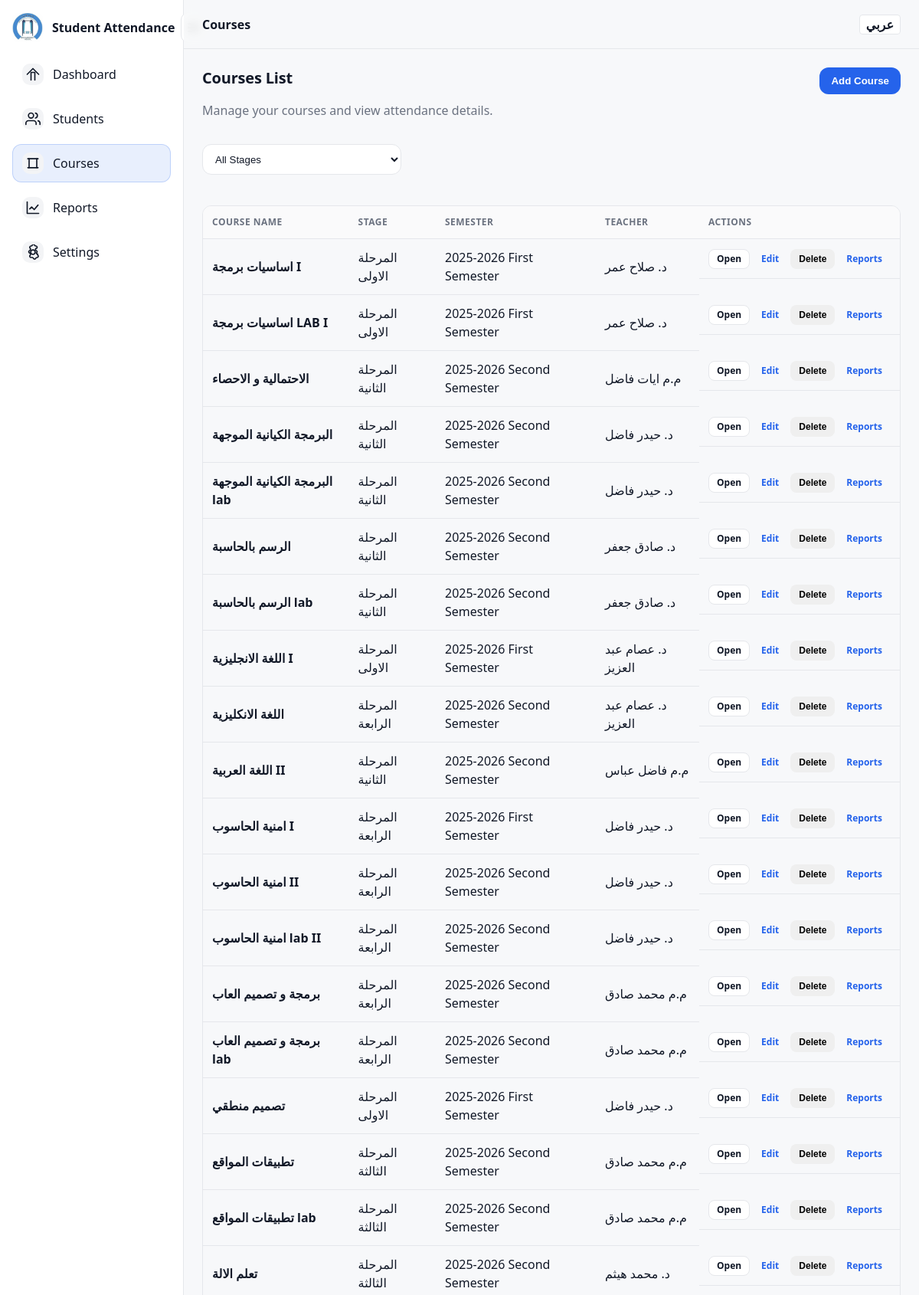
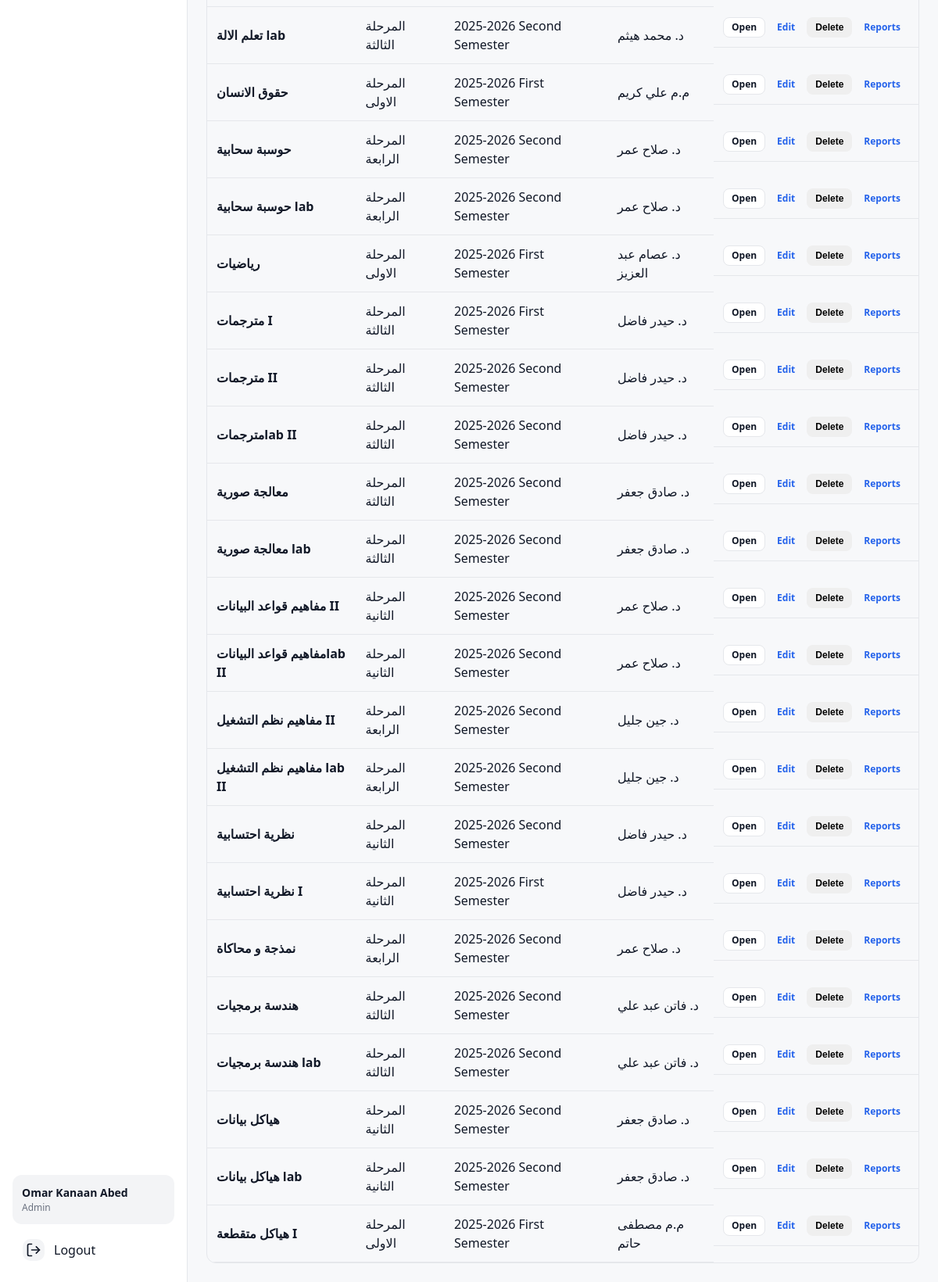
The page /courses (signed in) on the database its author committed (2 pictures, top to bottom).
### tables this page shows
CREATE TABLE courses (
            id INTEGER PRIMARY KEY AUTOINCREMENT,
            course_name TEXT NOT NULL,
            teacher_id INTEGER,
            stage_id INTEGER NOT NULL,
            semester_id INTEGER NOT NULL,
            FOREIGN KEY (teacher_id) REFERENCES users (id),
            FOREIGN KEY (stage_id) REFERENCES stages (id),
            FOREIGN KEY (semester_id) REFERENCES semesters (id)
        );

CREATE TABLE stages (
            id INTEGER PRIMARY KEY AUTOINCREMENT,
            name TEXT NOT NULL,
            department_id INTEGER NOT NULL,
            created_at TIMESTAMP DEFAULT CURRENT_TIMESTAMP,
            FOREIGN KEY (department_id) REFERENCES departments (id),
            UNIQUE(name, department_id)
        );

CREATE TABLE semesters (
            id INTEGER PRIMARY KEY AUTOINCREMENT,
            name TEXT UNIQUE NOT NULL, -- e.g. "2025-2026 First Semester"
            created_at TIMESTAMP DEFAULT CURRENT_TIMESTAMP
        );

CREATE TABLE users (
            id INTEGER PRIMARY KEY AUTOINCREMENT,
            username TEXT UNIQUE NOT NULL,
            password_hash TEXT NOT NULL,
            full_name TEXT NOT NULL,
            role TEXT NOT NULL CHECK(role IN ('admin', 'department_head', 'teacher')),
            department_id INTEGER,
            created_at TIMESTAMP DEFAULT CURRENT_TIMESTAMP,
            FOREIGN KEY (department_id) REFERENCES departments (id)
        );

### app.py (the view, shortened to what this page needs)
@app.route('/courses')
@login_required
def courses_list():
    conn = get_db_connection()
    user_role = session.get('role', 'teacher')
    user_id = session.get('user_id')
    user_dept_id = session.get('department_id')
    stage_filter = request.args.get('stage_id')
    params = []
    if user_role == 'teacher':
        query = """
            SELECT c.*, s.name as stage_name, sem.name as semester_name
            FROM courses c
            JOIN stages s ON c.stage_id = s.id
            JOIN semesters sem ON c.semester_id = sem.id
            JOIN stage_semesters ss ON (ss.stage_id = c.stage_id AND ss.semester_id = c.semester_id)
            WHERE c.teacher_id = ? AND ss.is_active = 1 AND s.department_id = ?
        """
        params.extend([user_id, user_dept_id])
        if stage_filter:
            query += " AND c.stage_id = ?"
            params.append(stage_filter)
        query += " ORDER BY c.course_name"
    else: # Admin
        query = """
            SELECT c.*, s.name as stage_name, sem.name as semester_name, u.full_name as teacher_name, d.name as dept_name
            FROM courses c
            JOIN stages s ON c.stage_id = s.id
            JOIN semesters sem ON c.semester_id = sem.id
            JOIN departments d ON s.department_id = d.id
            LEFT JOIN users u ON c.teacher_id = u.id
        """
        if stage_filter:
            query += " WHERE c.stage_id = ?"
            params.append(stage_filter)
        query += " ORDER BY c.course_name"
    courses = conn.execute(query, params).fetchall()
    if user_role == 'admin':
        all_stages = conn.execute('SELECT s.*, d.name as dept_name FROM stages s JOIN departments d ON s.department_id = d.id ORDER BY s.name').fetchall()
    else:
        all_stages = conn.execute('SELECT * FROM stages WHERE department_id = ? ORDER BY name', (user_dept_id,)).fetchall()
    semesters = conn.execute('SELECT * FROM semesters ORDER BY name').fetchall()
    teachers = []
    if user_role == 'admin':
        teachers = conn.execute("SELECT id, full_name FROM users WHERE role='teacher' ORDER BY full_name").fetchall()
    elif user_role == 'department_head':
        teachers = conn.execute("SELECT id, full_name FROM users WHERE role='teacher' AND department_id=? ORDER BY full_name", (user_dept_id,)).fetchall()
    conn.close()
    return render_template('courses.html',
                         courses=courses,
                         stages=all_stages,
                         semesters=semesters,
                         teachers=teachers,
                         current_stage=stage_filter)

### app.py (called while the page is built)
def get_locale():
    return session.get('lang', 'en')

@app.context_processor
def inject_lang():
    return dict(lang=session.get('lang', 'en'))

def get_db_connection():
    conn = sqlite3.connect('attendance.db')
    conn.row_factory = sqlite3.Row
    conn.execute('PRAGMA foreign_keys = ON')
    return conn

def login_required(f):
    from functools import wraps
    @wraps(f)
    def decorated_function(*args, **kwargs):
        if 'logged_in' not in session:
            return redirect(url_for('login'))
        return f(*args, **kwargs)
    return decorated_function

### templates/courses.html (shortened to what this page needs)
{% extends "base.html" %}
{% block page_title %}{{ _('Courses') }}{% endblock %}
{% block content %}
<div class="page">
    <div class="page-head">
        <div>
            <h2 class="h2">{{ _('Courses List') }}</h2>
            <p class="muted">{{ _('Manage your courses and view attendance details.') }}</p>
        </div>
        {% if session.role in ['admin', 'department_head'] %}
        <button class="btn btn-primary" onclick="toggleAddCourse()">{{ _('Add Course') }}</button>
        {% endif %}
    </div>
    <div class="actions" style="margin-bottom: 24px;">
        <form method="GET" action="{{ url_for('courses_list') }}" class="inline-form" id="filterForm">
            <select name="stage_id" class="input" onchange="this.form.submit()">
                <option value="">{{ _('All Stages') }}</option>
            </select>
        </form>
    </div>
    {% if courses %}
    <div class="table-wrap">
        <table class="table">
            <thead>
                <tr>
                    <th>{{ _('Course Name') }}</th>
                    <th>{{ _('Stage') }}</th>
                    <th>{{ _('Semester') }}</th>
                    {% if session.role != 'teacher' %}
                    <th>{{ _('Teacher') }}</th>
                    {% endif %}
                    <th>{{ _('Actions') }}</th>
                </tr>
            </thead>
            <tbody>
                {% for course in courses %}
                <tr>
                    <td><strong>{{ course.course_name }}</strong></td>
                    <td>{{ course.stage_name }}</td>
                    <td>{{ course.semester_name }}</td>
                    {% if session.role != 'teacher' %}
                    <td>{{ course.teacher_name or _('Not assigned') }}</td>
                    {% endif %}
                    <td class="actions-cell">
                        <a class="btn btn-secondary btn-sm" href="{{ url_for('course_detail', course_id=course.id) }}">{{ _('Open') }}</a>
                        {% if session.role in ['admin', 'department_head'] %}
                        <a class="btn btn-ghost btn-sm" href="{{ url_for('course_detail', course_id=course.id) }}">{{ _('Edit') }}</a>
                        <form method="POST" action="{{ url_for('delete_course', course_id=course.id) }}" style="display: inline;" onsubmit="return confirm('{{ _('Are you sure you want to delete this course? This will remove all sessions, attendance records, and enrollments.') }}');">
                            <button type="submit" class="btn btn-danger btn-sm">{{ _('Delete') }}</button>
                        </form>
                        {% endif %}
                        <a class="btn btn-ghost btn-sm" href="{{ url_for('reports', course_id=course.id) }}">{{ _('Reports') }}</a>
                    </td>
                </tr>
                {% endfor %}
            </tbody>
        </table>
    </div>
    {% else %}
    <div class="card empty">
        <div class="empty-title">{{ _('No courses found') }}</div>
        <div class="muted">{{ _('No courses match your filter or are assigned.') }}</div>
    </div>
    {% endif %}
</div>
{% endblock %}

### static/style.css (style rules this page uses)
* { box-sizing:border-box }
html,body { height:100% }
body { margin:0;font-family:system-ui,-apple-system,Segoe UI,Roboto,Arial,sans-serif;background:#F7F8FA;color:#111827;line-height:1.5 }
:root { --bg:#F7F8FA;--surface:#FFFFFF;--border:#E5E7EB;--text:#111827;--muted:#6B7280;--primary:#2563EB;--primaryHover:#1D4ED8;--green:#16A34A;--red:#DC2626;--amber:#F59E0B;--shadow:0 1px 2px rgba(0,0,0,.06) }
a { color:var(--primary);text-decoration:none }
.page { display:flex;flex-direction:column;gap:16px }
.page-head { display:flex;align-items:flex-start;justify-content:space-between;gap:16px;flex-wrap:wrap }
.actions { display:flex;gap:8px;flex-wrap:wrap }
.h2 { margin:0;font-size:20px;line-height:28px;font-weight:800;letter-spacing:-.01em }
.muted { color:var(--muted) }
.btn { display:inline-flex;align-items:center;justify-content:center;gap:8px;padding:10px 14px;border-radius:12px;border:1px solid transparent;font-weight:700;cursor:pointer;transition:background 300ms ease,border-color 300ms ease,transform 300ms ease,color 300ms ease;line-height:1 }
.btn-primary { background:var(--primary);color:#fff }
.btn-secondary { background:var(--surface);border-color:var(--border);color:var(--text) }
.btn-ghost { background:transparent;border-color:transparent;color:var(--primary) }
.input,.select { width:100%;height:40px;border-radius:12px;border:1px solid var(--border);padding:0 12px;background:var(--surface);color:var(--text);transition:border-color 300ms ease,box-shadow 300ms ease }
.inline-form { display:flex;gap:8px;align-items:flex-end;flex-wrap:wrap }
.inline-form .input { width:260px }
.table-wrap { overflow:auto;border-radius:12px;border:1px solid var(--border) }
table { width:100%;border-collapse:separate;border-spacing:0 }
th,td { padding:12px 12px;border-bottom:1px solid var(--border);text-align:left;vertical-align:middle }
th { font-size:12px;text-transform:uppercase;letter-spacing:.04em;color:var(--muted);background:#FAFAFB }
.actions-cell { display:flex;gap:4px;align-items:center;justify-content:flex-end }
.btn-sm { padding:6px 10px;font-size:12px;border-radius:8px }

### rows shown on the page
courses: course_name "اساسيات برمجة I", stage_name "المرحلة الاولى", semester_name "2025-2026 First Semester", full_name "د. صلاح عمر"
courses: course_name "اساسيات برمجة LAB I", stage_name "المرحلة الاولى", semester_name "2025-2026 First Semester", full_name "د. صلاح عمر"
courses: course_name "الاحتمالية و الاحصاء", stage_name "المرحلة الثانية", semester_name "2025-2026 Second Semester", full_name "م.م ايات فاضل"
courses: course_name "البرمجة الكيانية الموجهة", stage_name "المرحلة الثانية", semester_name "2025-2026 Second Semester", full_name "د. حيدر فاضل"
courses: course_name "البرمجة الكيانية الموجهة lab", stage_name "المرحلة الثانية", semester_name "2025-2026 Second Semester", full_name "د. حيدر فاضل"
courses: course_name "الرسم بالحاسبة", stage_name "المرحلة الثانية", semester_name "2025-2026 Second Semester", full_name "د. صادق جعفر"
courses: course_name "الرسم بالحاسبة lab", stage_name "المرحلة الثانية", semester_name "2025-2026 Second Semester", full_name "د. صادق جعفر"
courses: course_name "اللغة الانجليزية I", stage_name "المرحلة الاولى", semester_name "2025-2026 First Semester", full_name "د. عصام عبد العزيز"
courses: course_name "اللغة الانكليزية", stage_name "المرحلة الرابعة", semester_name "2025-2026 Second Semester", full_name "د. عصام عبد العزيز"
courses: course_name "اللغة العربية II", stage_name "المرحلة الثانية", semester_name "2025-2026 Second Semester", full_name "م.م فاضل عباس"
courses: course_name "امنية الحاسوب I", stage_name "المرحلة الرابعة", semester_name "2025-2026 First Semester", full_name "د. حيدر فاضل"
courses: course_name "امنية الحاسوب II", stage_name "المرحلة الرابعة", semester_name "2025-2026 Second Semester", full_name "د. حيدر فاضل"
courses: course_name "امنية الحاسوب lab II", stage_name "المرحلة الرابعة", semester_name "2025-2026 Second Semester", full_name "د. حيدر فاضل"
courses: course_name "برمجة و تصميم العاب", stage_name "المرحلة الرابعة", semester_name "2025-2026 Second Semester", full_name "م.م محمد صادق"
courses: course_name "برمجة و تصميم العاب lab", stage_name "المرحلة الرابعة", semester_name "2025-2026 Second Semester", full_name "م.م محمد صادق"
courses: course_name "تصميم منطقي", stage_name "المرحلة الاولى", semester_name "2025-2026 First Semester", full_name "د. حيدر فاضل"
courses: course_name "تطبيقات المواقع", stage_name "المرحلة الثالثة", semester_name "2025-2026 Second Semester", full_name "م.م محمد صادق"
courses: course_name "تطبيقات المواقع lab", stage_name "المرحلة الثالثة", semester_name "2025-2026 Second Semester", full_name "م.م محمد صادق"
courses: course_name "تعلم الالة", stage_name "المرحلة الثالثة", semester_name "2025-2026 Second Semester", full_name "د. محمد هيثم"
courses: course_name "تعلم الالة lab", stage_name "المرحلة الثالثة", semester_name "2025-2026 Second Semester", full_name "د. محمد هيثم"
courses: course_name "حقوق الانسان", stage_name "المرحلة الاولى", semester_name "2025-2026 First Semester", full_name "م.م علي كريم"
courses: course_name "حوسبة سحابية", stage_name "المرحلة الرابعة", semester_name "2025-2026 Second Semester", full_name "د. صلاح عمر"
courses: course_name "حوسبة سحابية lab", stage_name "المرحلة الرابعة", semester_name "2025-2026 Second Semester", full_name "د. صلاح عمر"
courses: course_name "رياضيات", stage_name "المرحلة الاولى", semester_name "2025-2026 First Semester", full_name "د. عصام عبد العزيز"
courses: course_name "مترجمات I", stage_name "المرحلة الثالثة", semester_name "2025-2026 First Semester", full_name "د. حيدر فاضل"
courses: course_name "مترجمات II", stage_name "المرحلة الثالثة", semester_name "2025-2026 Second Semester", full_name "د. حيدر فاضل"
courses: course_name "مترجماتlab II", stage_name "المرحلة الثالثة", semester_name "2025-2026 Second Semester", full_name "د. حيدر فاضل"
courses: course_name "معالجة صورية", stage_name "المرحلة الثالثة", semester_name "2025-2026 Second Semester", full_name "د. صادق جعفر"
courses: course_name "معالجة صورية lab", stage_name "المرحلة الثالثة", semester_name "2025-2026 Second Semester", full_name "د. صادق جعفر"
courses: course_name "مفاهيم قواعد البيانات II", stage_name "المرحلة الثانية", semester_name "2025-2026 Second Semester", full_name "د. صلاح عمر"
courses: course_name "مفاهيم قواعد البياناتlab II", stage_name "المرحلة الثانية", semester_name "2025-2026 Second Semester", full_name "د. صلاح عمر"
courses: course_name "مفاهيم نظم التشغيل II", stage_name "المرحلة الرابعة", semester_name "2025-2026 Second Semester", full_name "د. جين جليل"
courses: course_name "مفاهيم نظم التشغيل lab II", stage_name "المرحلة الرابعة", semester_name "2025-2026 Second Semester", full_name "د. جين جليل"
courses: course_name "نظرية احتسابية", stage_name "المرحلة الثانية", semester_name "2025-2026 Second Semester", full_name "د. حيدر فاضل"
courses: course_name "نظرية احتسابية I", stage_name "المرحلة الثانية", semester_name "2025-2026 First Semester", full_name "د. حيدر فاضل"
courses: course_name "نمذجة و محاكاة", stage_name "المرحلة الرابعة", semester_name "2025-2026 Second Semester", full_name "د. صلاح عمر"
courses: course_name "هندسة برمجيات", stage_name "المرحلة الثالثة", semester_name "2025-2026 Second Semester", full_name "د. فاتن عبد علي"
courses: course_name "هندسة برمجيات lab", stage_name "المرحلة الثالثة", semester_name "2025-2026 Second Semester", full_name "د. فاتن عبد علي"
courses: course_name "هياكل بيانات", stage_name "المرحلة الثانية", semester_name "2025-2026 Second Semester", full_name "د. صادق جعفر"
courses: course_name "هياكل بيانات lab", stage_name "المرحلة الثانية", semester_name "2025-2026 Second Semester", full_name "د. صادق جعفر"
courses: course_name "هياكل متقطعة I", stage_name "المرحلة الاولى", semester_name "2025-2026 First Semester", full_name "م.م مصطفى حاتم"

### other values the page prints
{{ session.full_name }} "Omar Kanaan Abed"
{{ session.role.replace('_', ' ').title() }} "Admin"
form field stage_id "All Stages"
